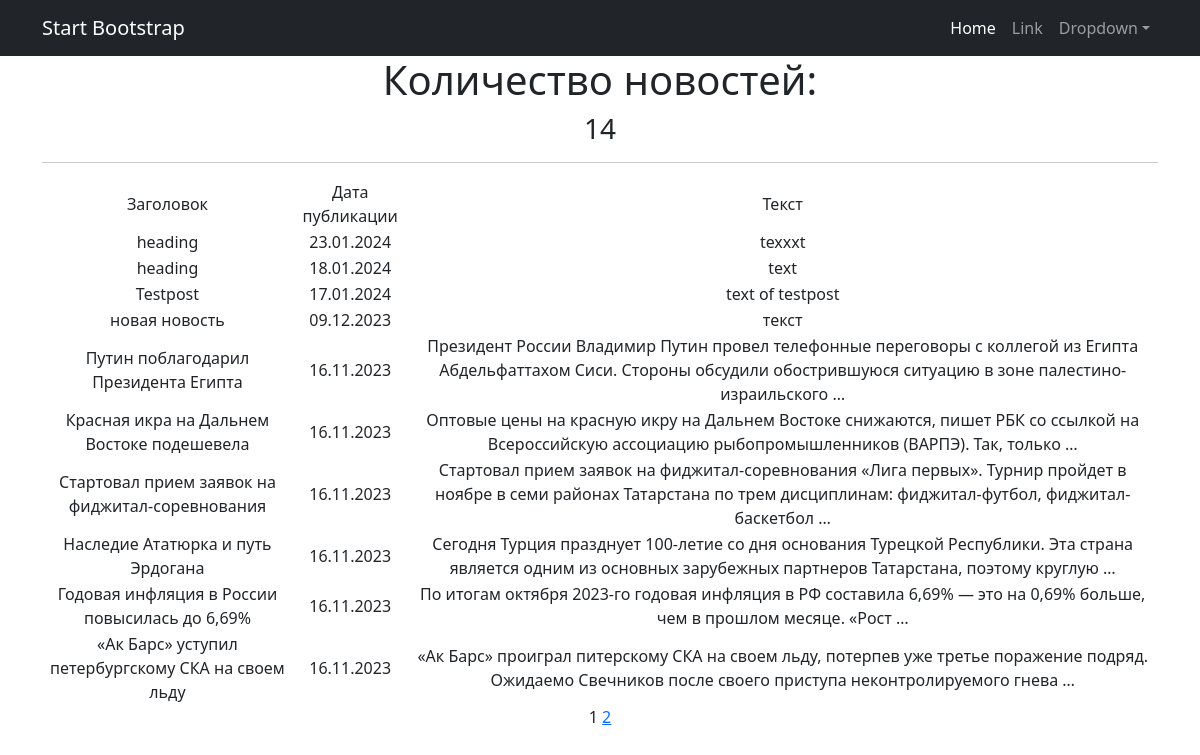
The page /newspaper/news/ on the database as committed earlier.
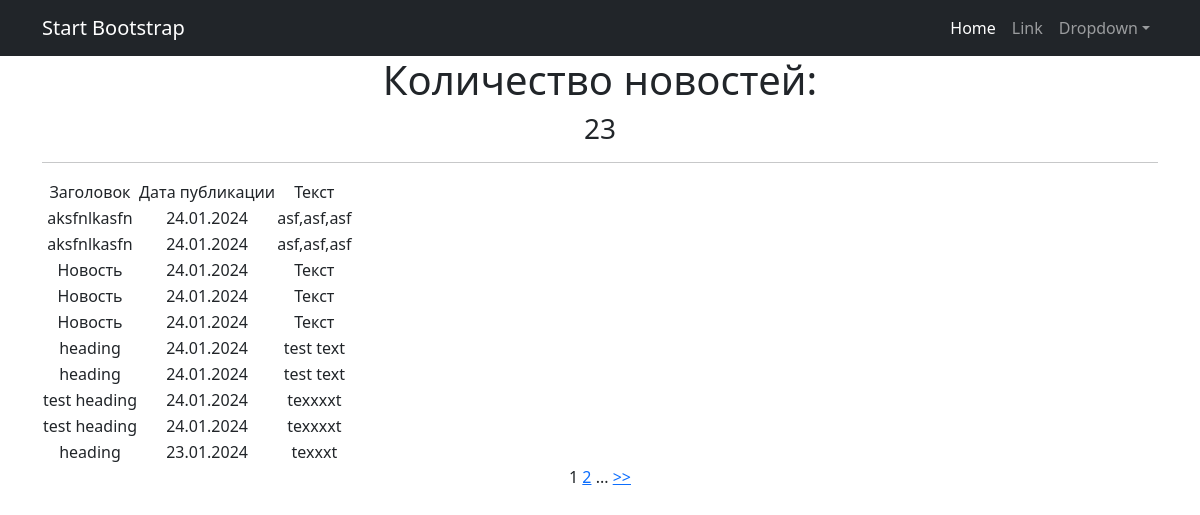
The same page on the database as committed later.
### newsapp/models.py (models this page shows, shortened)
class Post(models.Model):
    Article_or_News = [
        ('A', 'Статья'),
        ('N', 'Новость')
    ]
    heading = models.CharField(max_length=50)
    text = models.TextField()
    post_rate = models.IntegerField(default=0)
    date_time = models.DateTimeField(auto_now_add=True)
    author = models.ForeignKey(Author, on_delete=models.CASCADE)
    choice = models.CharField(max_length=1, choices=Article_or_News, default='N')
    categories = models.ManyToManyField(Category, through='PostCategory')

### newsapp/views.py (the view)
# urls.py: path('news/', NewsList.as_view(), name='news_list'),
class NewsList(ListView):
    model = Post
    ordering = '-date_time'
    template_name = 'all_news.html'
    context_object_name = 'posts'
    paginate_by = 10
    def get_queryset(self):
        return Post.objects.filter(choice='N').order_by('-date_time')
    def get_context_data(self, **kwargs):
        context = super().get_context_data(**kwargs)
        context['time_now'] = datetime.datetime.utcnow()
        context['next_sale'] = None
        return context

### newsapp/templatetags/custom_filters.py (called while the page is built)
@register.filter()
def censor(sentence):
    text = sentence.split()
    for i, word in enumerate(text):
        if word in bad_words:
            text[i] = word[0] + '***'
    return ' '.join(text)

### templates/all_news.html (shortened to what this page needs)
{% extends 'flatpages/default.html' %}
{% load custom_filters %}
{% block content %}
    {% if posts %}
   <h1>Количество новостей:</h1>
 <h3>{{ page_obj.paginator.count}}</h3>
   <hr>
       <table>
           <tr>
               <td> Заголовок</td>
               <td>Дата публикации</td>
               <td>Текст</td>
           </tr>
           {% for post in posts %}
           {% if post.choice == 'N' %}
           <tr>
               <td> {{post.heading|censor}} </td>
               <td> {{post.date_time|date:'d.m.Y'}} </td>
               <td> {{post.text|truncatewords:20|censor}} </td>
           </tr>
           {% endif %}
           {% endfor %}
       </table>
   {% else %}
       <h2>Новостей нет!</h2>
   {% endif %}
{{ page_obj.number }}
{% if page_obj.has_next %}
<a href="?page={{ page_obj.next_page_number }}">{{ page_obj.next_page_number }}</a>
{% if paginator.num_pages != page_obj.next_page_number %}
...
<a href="?page={{ page_obj.paginator.num_pages }}"> >> </a>
{% endif %}
{% endif %}
{% endblock content %}

Rows that differ between the two databases and show on the page:
no longer on this page (row unchanged): Post: heading|censor "heading", date_time "18.01.2024", text|censor "text"
no longer on this page (row unchanged): Post: heading|censor "Testpost", date_time "17.01.2024", text|censor "text of testpost"
no longer on this page (row unchanged): Post: heading|censor "новая новость", date_time "09.12.2023", text|censor "текст"
no longer on this page (row unchanged): Post: heading|censor "Путин поблагодарил Президента Египта", date_time "16.11.2023", text|censor "Президент России Владимир Путин провел телефонные переговоры с коллегой из Египта Абдельфаттахом Сиси. Стороны обсудили обострившуюся ситуацию в зоне палестино-израильского …"
no longer on this page (row unchanged): Post: heading|censor "Красная икра на Дальнем Востоке подешевела", date_time "16.11.2023", text|censor "Оптовые цены на красную икру на Дальнем Востоке снижаются, пишет РБК со ссылкой на Всероссийскую ассоциацию рыбопромышленников (ВАРПЭ). Так, только …"
no longer on this page (row unchanged): Post: heading|censor "Стартовал прием заявок на фиджитал-соревнования", date_time "16.11.2023", text|censor "Стартовал прием заявок на фиджитал-соревнования «Лига первых». Турнир пройдет в ноябре в семи районах Татарстана по трем дисциплинам: фиджитал-футбол, фиджитал-баскетбол …"
no longer on this page (row unchanged): Post: heading|censor "Наследие Ататюрка и путь Эрдогана", date_time "16.11.2023", text|censor "Сегодня Турция празднует 100-летие со дня основания Турецкой Республики. Эта страна является одним из основных зарубежных партнеров Татарстана, поэтому круглую …"
no longer on this page (row unchanged): Post: heading|censor "Годовая инфляция в России повысилась до 6,69%", date_time "16.11.2023", text|censor "По итогам октября 2023-го годовая инфляция в РФ составила 6,69% — это на 0,69% больше, чем в прошлом месяце. «Рост …"
no longer on this page (row unchanged): Post: heading|censor "«Ак Барс» уступил петербургскому СКА на своем льду", date_time "16.11.2023", text|censor "«Ак Барс» проиграл питерскому СКА на своем льду, потерпев уже третье поражение подряд. Ожидаемо Свечников после своего приступа неконтролируемого гнева …"
added Post: heading|censor "aksfnlkasfn", date_time "24.01.2024", text|censor "asf,asf,asf"
added Post: heading|censor "aksfnlkasfn", date_time "24.01.2024", text|censor "asf,asf,asf"
added Post: heading|censor "Новость", date_time "24.01.2024", text|censor "Текст"
added Post: heading|censor "Новость", date_time "24.01.2024", text|censor "Текст"
added Post: heading|censor "Новость", date_time "24.01.2024", text|censor "Текст"
added Post: heading|censor "heading", date_time "24.01.2024", text|censor "test text"
added Post: heading|censor "heading", date_time "24.01.2024", text|censor "test text"
added Post: heading|censor "test heading", date_time "24.01.2024", text|censor "texxxxt"
added Post: heading|censor "test heading", date_time "24.01.2024", text|censor "texxxxt"
Other text that changed with them:
{{ page_obj.paginator.count }}: "14" → "23"
